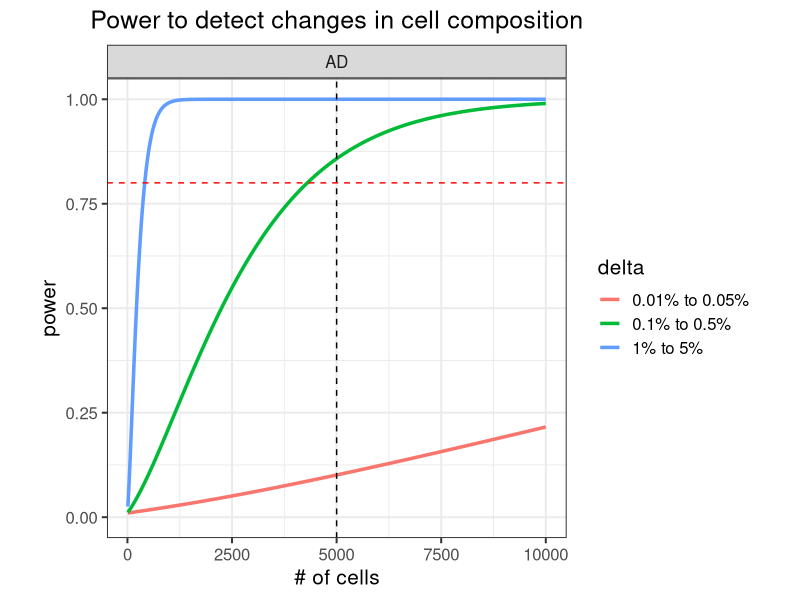
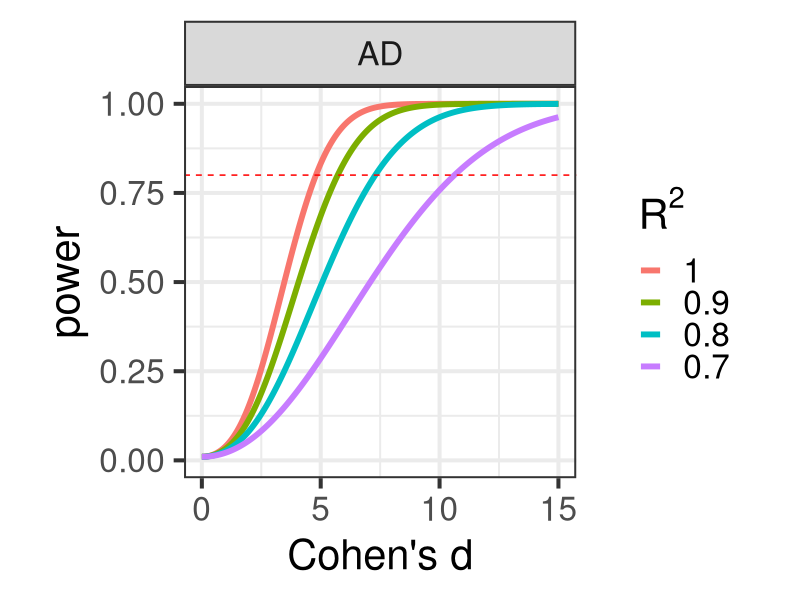
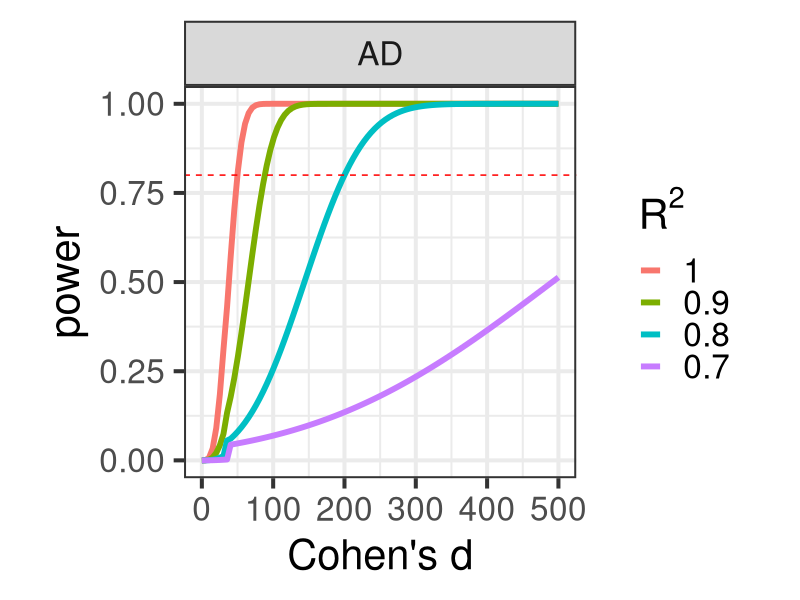

Write R code to recreate these figures, in order.
## ---- chunk 1
library(ggplot2)
library(data.table)
library(xtable)

## ---- chunk 2
suppressPackageStartupMessages(library(knitr))
options(xtable.type="html")

knitr::opts_chunk$set(
  echo=TRUE,
  warning=FALSE,
  message=TRUE,
  error = FALSE,
  tidy = FALSE,
  cache = TRUE,
  cache.lazy = FALSE,
  dev = c("png", "pdf"), 
  fig.width=7, fig.height=7)

options(markdown.HTML.stylesheet = 'css/custom.css')
## ---- chunk 3

library(pwr)
n_samples = c(CTL = 3, AD=3)
n_cells = 5000
n_cells_max = 10000
prop_diff = list(c(0.01, 0.05), c(0.001, 0.005), c(0.0001, 0.0005))
n_cell_types = 5

getPower = function(n1, n2, p1, p2, C, n_tests){
	sSq1 = p1*(1-p1)/ C
	sSq2 = p2*(1-p2)/ C

	sigSq = ((n1-1)*sSq1 + (n2-1)*sSq2) / (n1 + n2 -2)
	d = abs(p1 - p2)/sqrt(sigSq)

	pwr.t2n.test(n1=n1, n2=n2, d=d, sig.level = 0.05/n_tests )
}

getPowerCurve = function(n1, n2){
	# for each pair of proportions
	res = lapply(prop_diff, function(prop){
		p1 = prop[1]
		p2 = prop[2]

		# for each cell number
		res = lapply( seq(10, n_cells_max, by = 3), function(C){
			res = getPower(n1, n2, p1, p2, C, n_cell_types)
			data.frame(n1, n2, p1, p2, C, d = res$d, power= res$power, delta=paste0(p1*100, '% to ', p2*100, '%'))
			})
		do.call("rbind", res)
		})
	do.call("rbind", res)
}

# for each disease
res = lapply(names(n_samples)[-1], function(ID){
	res = getPowerCurve(n_samples['CTL'], n_samples[ID])
	res$Disease = ID
	res 
})
res = do.call("rbind", res)

ggplot(res, aes(C, power, color=delta)) + geom_line(size=1.2) + theme_bw(15) + theme(aspect.ratio=1, plot.title = element_text(hjust = 0.5)) + xlab("# of cells") + ggtitle("Power to detect changes in cell composition") + ylim(0, 1) + facet_wrap(~Disease) + geom_vline(xintercept=n_cells, color="black", linetype="dashed") + geom_hline(yintercept=0.8, color="red", linetype="dashed") #+ scale_x_continuous(limits=c(0,n_cells_max), expand=c(0,0)) + scale_y_continuous(limits=c(0,1.02), expand=c(0,0))
## ---- chunk 4
# Sample size required to get 80% power
res = data.table(res)
res$Dataset = with(res, paste(Disease, delta))
tab = res[,.SD[min(which(power>.80)),],by=Dataset]
tab$Cells_per_individual = as.integer(tab$C)
print(xtable(tab[,c('Dataset', 'Cells_per_individual', 'power')], type="html"), include.rownames=FALSE)
## ---- chunk 5
n_genes = 1
n_tests = n_genes * n_cell_types

getPower = function(n1, n2, d, n_tests, rsq){
	# pwr.t2n.test(n1=n1, n2=n2, d=d, sig.level = 0.05/n_tests )

	# Compute n_Eff, need to divide by 2 becaues n is the number in each set
	N_eff = 4 / (1/n1 + 1/n2)
	pwr.t.test(n=N_eff/2 * rsq, d=d, sig.level = 0.05/n_tests )
}

getPowerCurve = function(n1, n2, n_tests, rsq){
	# for each cell number
	res = lapply( seq(0, 15, length.out=1000), function(delta){
		res = getPower(n1, n2, delta, n_tests, rsq)
		data.frame(n1, n2, d = res$d, rsq, power= res$power)
		})
	do.call("rbind", res)
}

# for each disease
res = lapply(names(n_samples)[-1], function(ID){
	res = lapply( c(.7, .8, .9,1), function(rsq){
		res = getPowerCurve(n_samples['CTL'], n_samples[ID], n_tests, rsq)
		res$Disease = ID
		res 
	})
	do.call("rbind", res)
})
res = do.call("rbind", res)

res$rsq_text = with(res, factor(rsq, rev(sort(unique(rsq)))))
res = res[order(res$rsq, decreasing=FALSE),]

ggplot(res, aes(d, power, color=rsq_text)) + geom_line(size=2) + theme_bw(30) + theme(aspect.ratio=1, plot.title = element_text(hjust = 0.5)) + ylim(0, 1) + xlab("Cohen's d") + facet_wrap( ~ Disease) + scale_color_discrete(bquote(R^2)) + geom_hline(yintercept=0.8, color="red", linetype="dashed")
## ---- chunk 6
n_genes = 10000
n_tests = n_genes * n_cell_types

getPower = function(n1, n2, d, n_tests, rsq){
	# pwr.t2n.test(n1=n1, n2=n2, d=d, sig.level = 0.05/n_tests )

	# Compute n_Eff, need to divide by 2 becaues n is the number in each set
	N_eff = 4 / (1/n1 + 1/n2)
	pwr.t.test(n=N_eff/2 * rsq, d=d, sig.level = 0.05/n_tests )
}

getPowerCurve = function(n1, n2, n_tests, rsq){
	# for each cell number
	res = lapply( seq(0, 500, length.out=100), function(delta){
		res = getPower(n1, n2, delta, n_tests, rsq)
		data.frame(n1, n2, d = res$d, rsq, power= res$power)
		})
	do.call("rbind", res)
}

# for each disease
res = lapply(names(n_samples)[-1], function(ID){
	res = lapply( c(.7, .8, .9,1), function(rsq){
		res = getPowerCurve(n_samples['CTL'], n_samples[ID], n_tests, rsq)
		res$Disease = ID
		res 
	})
	do.call("rbind", res)
})
res = do.call("rbind", res)

res$rsq_text = with(res, factor(rsq, rev(sort(unique(rsq)))))
res = res[order(res$rsq, decreasing=FALSE),]

ggplot(res, aes(d, power, color=rsq_text)) + geom_line(size=2) + theme_bw(30) + theme(aspect.ratio=1, plot.title = element_text(hjust = 0.5)) + ylim(0, 1) + xlab("Cohen's d") + facet_wrap( ~ Disease) + scale_color_discrete(bquote(R^2)) + geom_hline(yintercept=0.8, color="red", linetype="dashed")
## ---- chunk 7
res = data.table(res)
res$Dataset = with(res, paste(Disease, rsq))
# Sample size required to get 80% power
tab = res[,.SD[min(which(power>.80)),],by=Dataset]
print(xtable(tab[,c('Disease', 'rsq', 'power', 'd')], type="html"), include.rownames=FALSE)
## ---- chunk 8
knitr::knit_exit()
